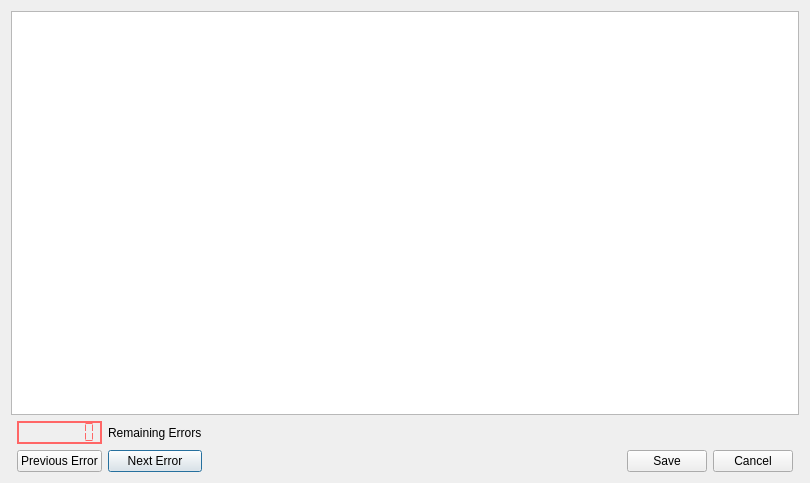
<?xml version="1.0" encoding="UTF-8"?>
<ui version="4.0">
 <class>ErrorEditDialog</class>
 <widget class="QDialog" name="ErrorEditDialog">
  <property name="geometry">
   <rect>
    <x>0</x>
    <y>0</y>
    <width>810</width>
    <height>483</height>
   </rect>
  </property>
  <property name="windowTitle">
   <string>Edit Erroneous Fields</string>
  </property>
  <property name="windowIcon">
   <iconset resource="../images.qrc">
    <normaloff>:/icon32.ico</normaloff>:/icon32.ico</iconset>
  </property>
  <layout class="QGridLayout" name="gridLayout">
   <item row="4" column="2">
    <widget class="QPushButton" name="NextError">
     <property name="text">
      <string>Next Error</string>
     </property>
    </widget>
   </item>
   <item row="4" column="1">
    <widget class="QPushButton" name="PreviousError">
     <property name="text">
      <string>Previous Error</string>
     </property>
    </widget>
   </item>
   <item row="3" column="2">
    <widget class="QLabel" name="ErrorCounterDescription">
     <property name="frameShape">
      <enum>QFrame::NoFrame</enum>
     </property>
     <property name="text">
      <string>Remaining Errors</string>
     </property>
    </widget>
   </item>
   <item row="4" column="7">
    <widget class="QPushButton" name="cancel">
     <property name="text">
      <string>Cancel</string>
     </property>
    </widget>
   </item>
   <item row="3" column="1">
    <widget class="QLCDNumber" name="ErrorCounter">
     <property name="palette">
      <palette>
       <active>
        <colorrole role="WindowText">
         <brush brushstyle="SolidPattern">
          <color alpha="255">
           <red>255</red>
           <green>102</green>
           <blue>102</blue>
          </color>
         </brush>
        </colorrole>
        <colorrole role="Text">
         <brush brushstyle="SolidPattern">
          <color alpha="255">
           <red>0</red>
           <green>0</green>
           <blue>0</blue>
          </color>
         </brush>
        </colorrole>
       </active>
       <inactive>
        <colorrole role="WindowText">
         <brush brushstyle="SolidPattern">
          <color alpha="255">
           <red>255</red>
           <green>102</green>
           <blue>102</blue>
          </color>
         </brush>
        </colorrole>
        <colorrole role="Text">
         <brush brushstyle="SolidPattern">
          <color alpha="255">
           <red>0</red>
           <green>0</green>
           <blue>0</blue>
          </color>
         </brush>
        </colorrole>
       </inactive>
       <disabled>
        <colorrole role="WindowText">
         <brush brushstyle="SolidPattern">
          <color alpha="255">
           <red>127</red>
           <green>127</green>
           <blue>127</blue>
          </color>
         </brush>
        </colorrole>
        <colorrole role="Text">
         <brush brushstyle="SolidPattern">
          <color alpha="255">
           <red>127</red>
           <green>127</green>
           <blue>127</blue>
          </color>
         </brush>
        </colorrole>
       </disabled>
      </palette>
     </property>
     <property name="frameShape">
      <enum>QFrame::Box</enum>
     </property>
     <property name="frameShadow">
      <enum>QFrame::Plain</enum>
     </property>
     <property name="lineWidth">
      <number>2</number>
     </property>
     <property name="midLineWidth">
      <number>0</number>
     </property>
     <property name="smallDecimalPoint">
      <bool>false</bool>
     </property>
     <property name="digitCount">
      <number>7</number>
     </property>
     <property name="segmentStyle">
      <enum>QLCDNumber::Flat</enum>
     </property>
    </widget>
   </item>
   <item row="4" column="6">
    <widget class="QPushButton" name="save">
     <property name="maximumSize">
      <size>
       <width>798</width>
       <height>16777215</height>
      </size>
     </property>
     <property name="text">
      <string>Save</string>
     </property>
    </widget>
   </item>
   <item row="0" column="0" colspan="9">
    <widget class="QTableWidget" name="tableWidget">
     <property name="autoFillBackground">
      <bool>false</bool>
     </property>
    </widget>
   </item>
   <item row="4" column="5">
    <spacer name="horizontalSpacer">
     <property name="orientation">
      <enum>Qt::Horizontal</enum>
     </property>
     <property name="sizeHint" stdset="0">
      <size>
       <width>40</width>
       <height>20</height>
      </size>
     </property>
    </spacer>
   </item>
  </layout>
 </widget>
 <resources>
  <include location="../images.qrc"/>
 </resources>
 <connections/>
</ui>
